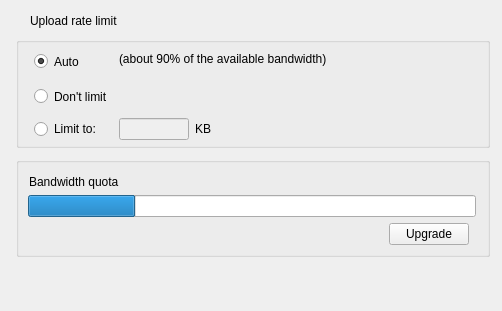
     <widget class="QWidget" name="pBandwidth">
      <layout class="QVBoxLayout" name="verticalLayout_10">
       <property name="spacing">
        <number>9</number>
       </property>
       <property name="leftMargin">
        <number>16</number>
       </property>
       <property name="topMargin">
        <number>14</number>
       </property>
       <property name="rightMargin">
        <number>12</number>
       </property>
       <property name="bottomMargin">
        <number>14</number>
       </property>
       <item>
        <widget class="QLabel" name="label_10">
         <property name="styleSheet">
          <string notr="true">padding-left: 11px;
</string>
         </property>
         <property name="text">
          <string>Upload rate limit</string>
         </property>
        </widget>
       </item>
       <item>
        <widget class="QGroupBox" name="gBandwidth">
         <property name="sizePolicy">
          <sizepolicy hsizetype="Preferred" vsizetype="Maximum">
           <horstretch>0</horstretch>
           <verstretch>0</verstretch>
          </sizepolicy>
         </property>
         <property name="minimumSize">
          <size>
           <width>0</width>
           <height>0</height>
          </size>
         </property>
         <property name="title">
          <string/>
         </property>
         <property name="flat">
          <bool>true</bool>
         </property>
         <layout class="QFormLayout" name="formLayout">
          <property name="fieldGrowthPolicy">
           <enum>QFormLayout::FieldsStayAtSizeHint</enum>
          </property>
          <property name="rowWrapPolicy">
           <enum>QFormLayout::DontWrapRows</enum>
          </property>
          <property name="labelAlignment">
           <set>Qt::AlignLeading|Qt::AlignLeft|Qt::AlignVCenter</set>
          </property>
          <property name="formAlignment">
           <set>Qt::AlignLeading|Qt::AlignLeft|Qt::AlignTop</set>
          </property>
          <property name="horizontalSpacing">
           <number>6</number>
          </property>
          <property name="verticalSpacing">
           <number>8</number>
          </property>
          <property name="leftMargin">
           <number>15</number>
          </property>
          <property name="topMargin">
           <number>5</number>
          </property>
          <property name="bottomMargin">
           <number>5</number>
          </property>
          <item row="1" column="0">
           <widget class="QRadioButton" name="rAutoLimit">
            <property name="sizePolicy">
             <sizepolicy hsizetype="Minimum" vsizetype="Preferred">
              <horstretch>0</horstretch>
              <verstretch>0</verstretch>
             </sizepolicy>
            </property>
            <property name="minimumSize">
             <size>
              <width>0</width>
              <height>27</height>
             </size>
            </property>
            <property name="maximumSize">
             <size>
              <width>16777215</width>
              <height>27</height>
             </size>
            </property>
            <property name="focusPolicy">
             <enum>Qt::NoFocus</enum>
            </property>
            <property name="styleSheet">
             <string notr="true"/>
            </property>
            <property name="text">
             <string>Auto</string>
            </property>
            <property name="checked">
             <bool>true</bool>
            </property>
           </widget>
          </item>
          <item row="1" column="1">
           <widget class="QLabel" name="lAutoLimit">
            <property name="sizePolicy">
             <sizepolicy hsizetype="Preferred" vsizetype="Maximum">
              <horstretch>0</horstretch>
              <verstretch>0</verstretch>
             </sizepolicy>
            </property>
            <property name="minimumSize">
             <size>
              <width>0</width>
              <height>21</height>
             </size>
            </property>
            <property name="maximumSize">
             <size>
              <width>16777215</width>
              <height>20</height>
             </size>
            </property>
            <property name="styleSheet">
             <string notr="true">padding-bottom: -2px;</string>
            </property>
            <property name="text">
             <string>(about 90% of the available bandwidth)</string>
            </property>
           </widget>
          </item>
          <item row="2" column="0">
           <widget class="QRadioButton" name="rNoLimit">
            <property name="sizePolicy">
             <sizepolicy hsizetype="Minimum" vsizetype="Preferred">
              <horstretch>0</horstretch>
              <verstretch>0</verstretch>
             </sizepolicy>
            </property>
            <property name="minimumSize">
             <size>
              <width>0</width>
              <height>27</height>
             </size>
            </property>
            <property name="maximumSize">
             <size>
              <width>16777215</width>
              <height>27</height>
             </size>
            </property>
            <property name="focusPolicy">
             <enum>Qt::NoFocus</enum>
            </property>
            <property name="text">
             <string>Don't limit</string>
            </property>
            <property name="checked">
             <bool>false</bool>
            </property>
           </widget>
          </item>
          <item row="3" column="0">
           <widget class="QRadioButton" name="rLimit">
            <property name="sizePolicy">
             <sizepolicy hsizetype="Minimum" vsizetype="Preferred">
              <horstretch>0</horstretch>
              <verstretch>0</verstretch>
             </sizepolicy>
            </property>
            <property name="focusPolicy">
             <enum>Qt::NoFocus</enum>
            </property>
            <property name="text">
             <string>Limit to:</string>
            </property>
           </widget>
          </item>
          <item row="3" column="1">
           <widget class="QWidget" name="wUploadLimit" native="true">
            <property name="minimumSize">
             <size>
              <width>0</width>
              <height>21</height>
             </size>
            </property>
            <layout class="QHBoxLayout" name="horizontalLayout_7">
             <property name="leftMargin">
              <number>0</number>
             </property>
             <property name="topMargin">
              <number>0</number>
             </property>
             <property name="rightMargin">
              <number>0</number>
             </property>
             <property name="bottomMargin">
              <number>0</number>
             </property>
             <item>
              <widget class="QLineEdit" name="eLimit">
               <property name="enabled">
                <bool>false</bool>
               </property>
               <property name="sizePolicy">
                <sizepolicy hsizetype="Expanding" vsizetype="Preferred">
                 <horstretch>0</horstretch>
                 <verstretch>0</verstretch>
                </sizepolicy>
               </property>
               <property name="minimumSize">
                <size>
                 <width>0</width>
                 <height>0</height>
                </size>
               </property>
               <property name="maximumSize">
                <size>
                 <width>70</width>
                 <height>16777215</height>
                </size>
               </property>
               <property name="layoutDirection">
                <enum>Qt::LeftToRight</enum>
               </property>
               <property name="text">
                <string/>
               </property>
               <property name="frame">
                <bool>true</bool>
               </property>
               <property name="alignment">
                <set>Qt::AlignRight|Qt::AlignTrailing|Qt::AlignVCenter</set>
               </property>
              </widget>
             </item>
             <item>
              <widget class="QLabel" name="lLimit">
               <property name="sizePolicy">
                <sizepolicy hsizetype="Preferred" vsizetype="Maximum">
                 <horstretch>0</horstretch>
                 <verstretch>0</verstretch>
                </sizepolicy>
               </property>
               <property name="minimumSize">
                <size>
                 <width>20</width>
                 <height>0</height>
                </size>
               </property>
               <property name="text">
                <string>KB</string>
               </property>
              </widget>
             </item>
             <item>
              <spacer name="hUploadLimit">
               <property name="orientation">
                <enum>Qt::Horizontal</enum>
               </property>
               <property name="sizeHint" stdset="0">
                <size>
                 <width>40</width>
                 <height>0</height>
                </size>
               </property>
              </spacer>
             </item>
            </layout>
           </widget>
          </item>
         </layout>
        </widget>
       </item>
       <item>
        <widget class="QGroupBox" name="gBandwidthQuota">
         <property name="title">
          <string/>
         </property>
         <property name="flat">
          <bool>true</bool>
         </property>
         <layout class="QVBoxLayout" name="verticalLayout">
          <property name="spacing">
           <number>6</number>
          </property>
          <property name="topMargin">
           <number>12</number>
          </property>
          <property name="rightMargin">
           <number>11</number>
          </property>
          <item>
           <widget class="QLabel" name="label_9">
            <property name="styleSheet">
             <string notr="true"/>
            </property>
            <property name="text">
             <string>Bandwidth quota</string>
            </property>
            <property name="margin">
             <number>0</number>
            </property>
            <property name="indent">
             <number>1</number>
            </property>
           </widget>
          </item>
          <item>
           <widget class="QProgressBar" name="pUsedBandwidth">
            <property name="minimumSize">
             <size>
              <width>448</width>
              <height>0</height>
             </size>
            </property>
            <property name="maximumSize">
             <size>
              <width>448</width>
              <height>16777215</height>
             </size>
            </property>
            <property name="value">
             <number>24</number>
            </property>
            <property name="textVisible">
             <bool>false</bool>
            </property>
           </widget>
          </item>
          <item>
           <layout class="QHBoxLayout" name="horizontalLayout">
            <property name="spacing">
             <number>6</number>
            </property>
            <property name="rightMargin">
             <number>7</number>
            </property>
            <item>
             <spacer name="horizontalSpacer_2">
              <property name="orientation">
               <enum>Qt::Horizontal</enum>
              </property>
              <property name="sizeHint" stdset="0">
               <size>
                <width>40</width>
                <height>10</height>
               </size>
              </property>
             </spacer>
            </item>
            <item>
             <widget class="QLabel" name="lBandwidth">
              <property name="text">
               <string/>
              </property>
             </widget>
            </item>
            <item>
             <widget class="QPushButton" name="bUpgradeBandwidth">
              <property name="minimumSize">
               <size>
                <width>0</width>
                <height>0</height>
               </size>
              </property>
              <property name="focusPolicy">
               <enum>Qt::NoFocus</enum>
              </property>
              <property name="text">
               <string>Upgrade</string>
              </property>
              <property name="autoDefault">
               <bool>false</bool>
              </property>
             </widget>
            </item>
           </layout>
          </item>
         </layout>
        </widget>
       </item>
       <item>
        <spacer name="verticalSpacer">
         <property name="orientation">
          <enum>Qt::Vertical</enum>
         </property>
         <property name="sizeHint" stdset="0">
          <size>
           <width>20</width>
           <height>40</height>
          </size>
         </property>
        </spacer>
       </item>
      </layout>
     </widget>
